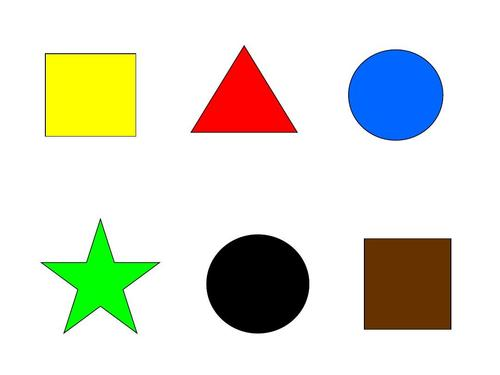
#> input picture Resource/shapes.jpg, 500 x 375 px
$ python shapes.py
#> lines starting #> are read from the running program, lines starting #| are printed output that depends on the picture; after the words box and inside, x2 and y2 are one past the last pixel; in counts of white or black regions, pixels touching at a corner belong together
import cv2
import numpy as np


def to_multiple(arr, row, col):
    result = []
    for y in range(0, col):
        for x in range(0, row):
            if x == 0:
                result.append([])
            result[y].append(arr[x + y * row])
    return result


def stackImages(scale, imgArray):
    rows = len(imgArray)
    cols = 1
    for row in imgArray:
        if isinstance(row, list):
            cols = max(cols, len(row))
    print(rows, cols)
    if isinstance(imgArray[0], list):
        width = int(imgArray[0][0].shape[1] * scale)
        height = int(imgArray[0][0].shape[0] * scale)
    else:
        width = int(imgArray[0].shape[1] * scale)
        height = int(imgArray[0].shape[0] * scale)
    dim = (width, height)
    dim3 = (width, height, 3)
    max_col = int(1920 / width)
    new_array = []
    if cols == 1:
        if rows > max_col:
            new_rows = int(rows / max_col) + 1
            for i in range(0, new_rows * max_col):
                new_array.append(np.zeros(dim3, dtype=np.uint8))
            for i in range(rows):
                if len(imgArray[i].shape) == 2:
                    new_array[i] = cv2.resize(cv2.cvtColor(imgArray[i], cv2.COLOR_GRAY2BGR), dim)
                else:
                    new_array[i] = cv2.resize(imgArray[i], dim)
            new_array = to_multiple(new_array, max_col, new_rows)
            hor = []
            for r in new_array:
                hor.append(np.hstack(r))
            return np.vstack(hor)
        else:
            for img in imgArray:
                if len(img.shape) == 2:
                    new_array.append(cv2.resize(cv2.cvtColor(img, cv2.COLOR_GRAY2BGR), dim))
                else:
                    new_array.append(cv2.resize(img, dim))
            return np.hstack(new_array)
    else:
        for row in imgArray:
            if isinstance(row, list):
                for i in row:
                    if len(i.shape) == 2:
                        new_array.append(cv2.resize(cv2.cvtColor(i, cv2.COLOR_GRAY2BGR), dim))
                    else:
                        new_array.append(cv2.resize(i, dim))
                for i in range(len(row), cols):
                    new_array.append(np.zeros(dim3, dtype=np.uint8))
            else:
                new_array.append(cv2.resize(row, dim))
        new_array = to_multiple(new_array, cols, rows)
        hor = []
        for r in new_array:
            hor.append(np.hstack(r))
        return np.vstack(hor)


def getContours(img):#获取轮廓
    contours,hierarchy = cv2.findContours(img,cv2.RETR_EXTERNAL,cv2.CHAIN_APPROX_NONE)
    for cnt in contours:
        area = cv2.contourArea(cnt)
        #print(area)
        if area>500:#防止噪音
            cv2.drawContours(imgContour, cnt, -1, (255, 0, 0), 3)
            peri = cv2.arcLength(cnt,True)#周长，True表示封闭
            approx = cv2.approxPolyDP(cnt,0.01*peri,True)
            #print(len(approx))
            objCor = len(approx)
            x,y,w,h = cv2.boundingRect(approx)

            if objCor ==3: objectType ="Tri"
            elif objCor ==4:
                aspRatio = w/float(h)
                if aspRatio >0.95 and aspRatio <1.05 :objectType = "Square"
                else:objectType ="Rect"
            elif objCor > 4:objectType = "Circle"
            else:objectType = "None"

            cv2.rectangle(imgContour,(x,y),(x+w,y+h),(0,255,0),2)
            cv2.putText(imgContour,objectType,
                        (x+(w//2)-20,y+(h//2)-2),cv2.FONT_HERSHEY_SIMPLEX,0.5,
                        (255,255,255),2)

img = cv2.imread('Resource/shapes.jpg')
#> img is the input picture: shape (375, 500, 3); mean B, G, R 209.9, 222.1, 221
imgContour = img.copy()
imgGray = cv2.cvtColor(img,cv2.COLOR_BGR2GRAY)
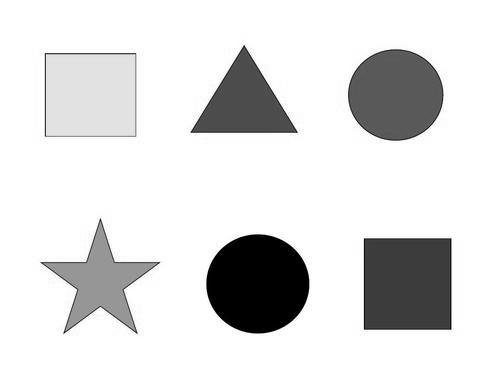
#> imgGray: shape (375, 500); min 0, max 255, mean 220.4
imgBlur = cv2.GaussianBlur(imgGray,(7,7),1)
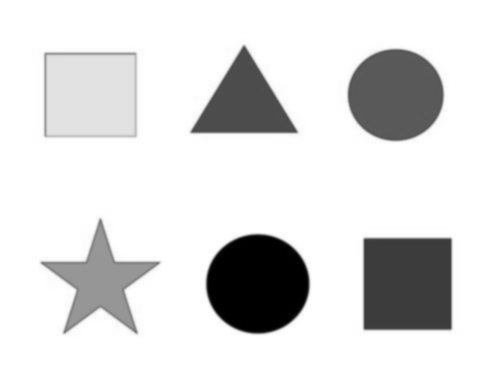
#> imgBlur: shape (375, 500); min 0, max 255, mean 220.4
imgCanny = cv2.Canny(imgBlur,60,60)
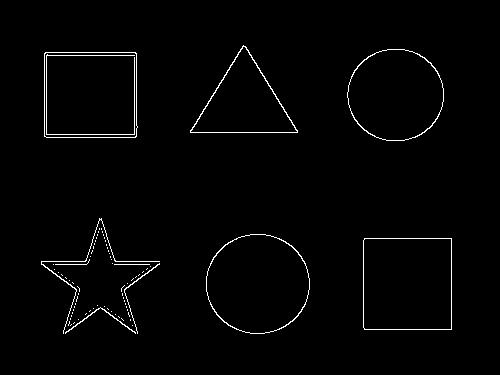
#> imgCanny: shape (375, 500); 1.5% white in thin lines or dots, all inside (x1, y1, x2, y2) = (41, 45, 452, 334)
getContours(imgCanny)
#> in getContours, `contours,hierarchy = cv2.findContours(img,cv2.RETR_EXTERNAL,cv2.CHAIN_..`: contours = 78 contours, 70 with area under 20; largest, box (x1, y1, x2, y2) and area: (206, 234, 310, 334) 8071, (363, 238, 452, 330) 8005, (44, 52, 138, 138) 7819, (347, 49, 444, 141) 6933, (190, 45, 298, 133) 4795, (65, 307, 136, 334) 48, (41, 218, 160, 334) 32, (124, 263, 160, 334) 26
#> the loop in getContours, `for cnt in contours:` made 78 passes
#> (area, peri, approx, objCor, x, y, w, h) on passes 65, 76: (8005, 356.8, [[364, 238], [364, 329], [451, 329], [451, 238]], 4, 364, 238, 88, 92), (7819, 352.5, [[44, 53], [44, 136], [136, 136], [135, 52]], 4, 44, 52, 93, 85)
#> (area, peri, approx, objCor, x, y, w, h) on pass 78: (4795, 325.9, [[190, 130], [297, 132], [243, 45]], 3, 190, 45, 108, 88)
#> after the loop in getContours, `for cnt in contours:`:
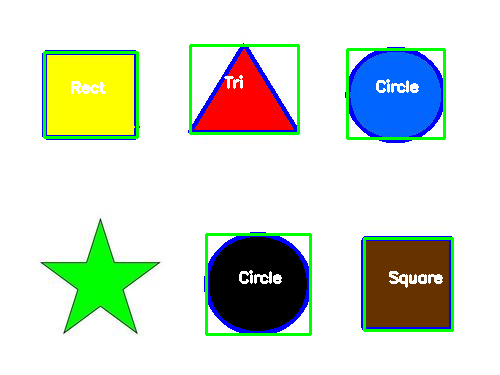
#> imgContour: shape (375, 500, 3); 6.16% of pixels changed, all inside (x1, y1, x2, y2) = (42, 43, 454, 336)

imgBlank = np.zeros_like(img)
imgStack = stackImages(0.8,([img,imgGray,imgBlur],
                            [imgCanny,imgContour,imgBlank]))
#> after the loop in stackImages, `for row in imgArray:`: i: shape (375, 500, 3); every value is 0
#> after the loop in stackImages, `for row in imgArray:`: new_array = 6 items
#> after the loop in to_multiple, `for y in range(0, col):`: result = 2 items
#> the loop in stackImages, `for r in new_array:` made 2 passes
#> in stackImages, `return np.vstack(hor)`:
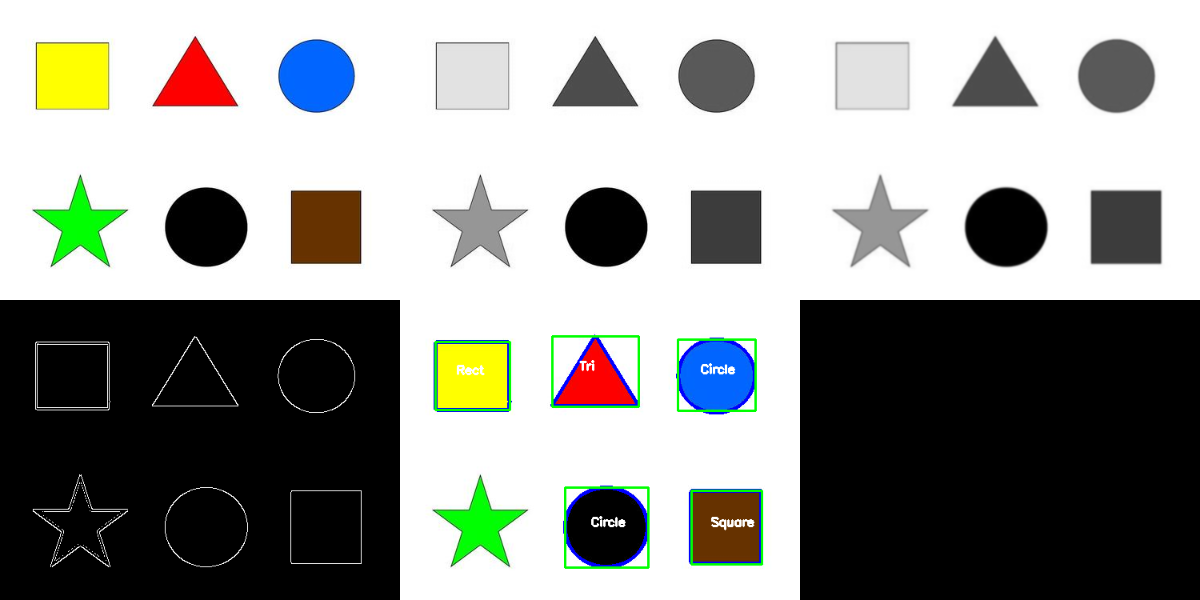
#> returned value: shape (600, 1200, 3); mean of channels 0, 1, 2 143.7, 147.9, 146.2; drawn as B, G, R

cv2.imshow("Stack",imgStack)
cv2.waitKey(0)

$ run again, with Resource/Hand_0000372.jpg copied over Resource/shapes.jpg
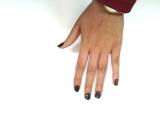
#> input picture Resource/Hand_0000372.jpg, 160 x 120 px
#> img is the input picture: shape (120, 160, 3); mean B, G, R 220.4, 226.1, 236.1
#> `imgCanny = cv2.Canny(imgBlur,60,60)`:
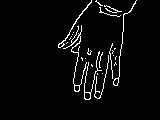
#> imgCanny: shape (120, 160); 3.8% white in thin lines or dots, all inside (x1, y1, x2, y2) = (58, 0, 137, 100)
#> contours = 27 contours, 23 with area under 20; largest, box (x1, y1, x2, y2) and area: (63, 25, 87, 92) 48, (58, 0, 92, 48) 46, (84, 51, 102, 100) 44, (113, 0, 137, 86) 38
#> the loop in getContours, `for cnt in contours:` made 27 passes
#> area on passes 11, 22, 25, 27: 44.5, 48.5, 37.5, 46
#> after the loop in stackImages, `for row in imgArray:`: new_array = 6 items
#> after the loop in to_multiple, `for y in range(0, col):`: result = 2 items
#> the loop in stackImages, `for r in new_array:` made 2 passes
#> in stackImages, `return np.vstack(hor)`:
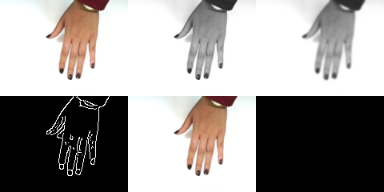
#> returned value: shape (192, 384, 3); mean of channels 0, 1, 2 151.2, 153.2, 156.5; drawn as B, G, R

$ run again, with Resource/Hand_0000374.jpg copied over Resource/shapes.jpg
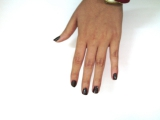
#> input picture Resource/Hand_0000374.jpg, 160 x 120 px
#> img is the input picture: shape (120, 160, 3); mean B, G, R 218.5, 224.5, 233.8
#> `imgCanny = cv2.Canny(imgBlur,60,60)`:
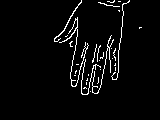
#> imgCanny: shape (120, 160); 3.9% white in thin lines or dots, all inside (x1, y1, x2, y2) = (54, 0, 142, 95)
#> contours = 31 contours, 29 with area under 20; largest, box (x1, y1, x2, y2) and area: (54, 0, 82, 42) 26, (59, 17, 89, 87) 24
#> the loop in getContours, `for cnt in contours:` made 31 passes
#> area on passes 25, 31: 23.5, 26
#> after the loop in stackImages, `for row in imgArray:`: new_array = 6 items
#> after the loop in to_multiple, `for y in range(0, col):`: result = 2 items
#> the loop in stackImages, `for r in new_array:` made 2 passes
#> in stackImages, `return np.vstack(hor)`:
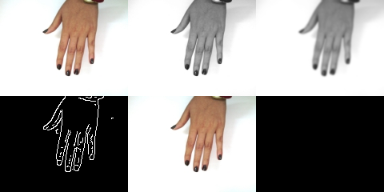
#> returned value: shape (192, 384, 3); mean of channels 0, 1, 2 150, 152, 155.1; drawn as B, G, R
